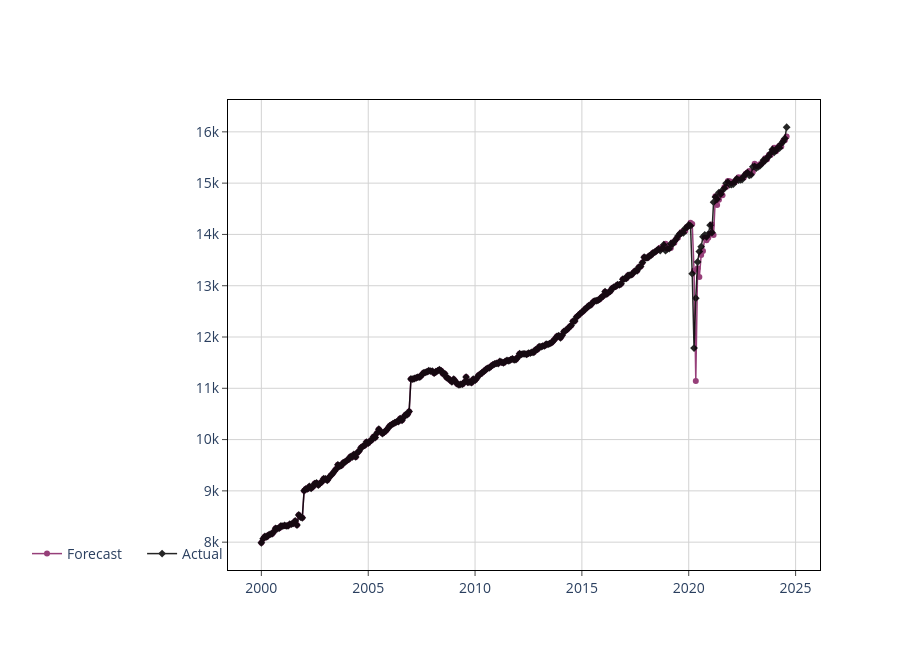

Notebook cell for this chart:
### Code cell
Shat, S, Time, cutoff_date = cast_to_base_unit(ds_base, ar_model_result, ds_spec, series_name)
header = [series_name]
Shat_df = pd.DataFrame(Shat, columns=header, index=Time)
S_df = pd.DataFrame(S, columns=header, index=Time)

Z_df = pd.DataFrame(ds[series_name], columns=header, index=Time)

dt = Time
plot_prediction(dt=dt, y_pred=Shat_df.loc[dt][series_name], y_actual=S_df.loc[dt][series_name], mode="lines+markers")

### Figure 1 — Plotly figure (JSON) as saved in the notebook; plotly's stock layout.template omitted (floating-point values rounded to 4 significant figures; data arrays with more than 128 entries replaced by an {"elided": "..."} marker saying what was removed)
{"data": [{"line": {"color": "#841E62", "width": 1.5}, "marker": {"size": 6}, "mode": "lines+markers", "name": "Forecast", "opacity": 0.85, "type": "scatter", "x": {"elided": "296 str values"}, "y": {"elided": "296 float values"}}, {"line": {"color": "#000000", "width": 1.5}, "marker": {"size": 6, "symbol": "diamond"}, "mode": "lines+markers", "name": "Actual", "opacity": 0.85, "type": "scatter", "x": {"elided": "296 str values"}, "y": {"elided": "296 float values"}}], "layout": {"autosize": false, "height": 650, "hovermode": "x", "legend": {"bgcolor": "rgba(0, 0, 0, 0)", "bordercolor": "rgba(0, 0, 0, 0)", "font": {"size": 14}, "indentation": 15, "orientation": "h", "x": 0, "xanchor": "right", "y": 0, "yanchor": "auto"}, "plot_bgcolor": "white", "title": {"text": ""}, "width": 900, "xaxis": {"gridcolor": "lightgrey", "linecolor": "black", "mirror": true, "showline": true, "tickfont": {"size": 14}, "ticks": "outside"}, "yaxis": {"gridcolor": "lightgrey", "linecolor": "black", "mirror": true, "showline": true, "tickfont": {"size": 14}, "ticks": "outside", "title": {"text": ""}}}}
